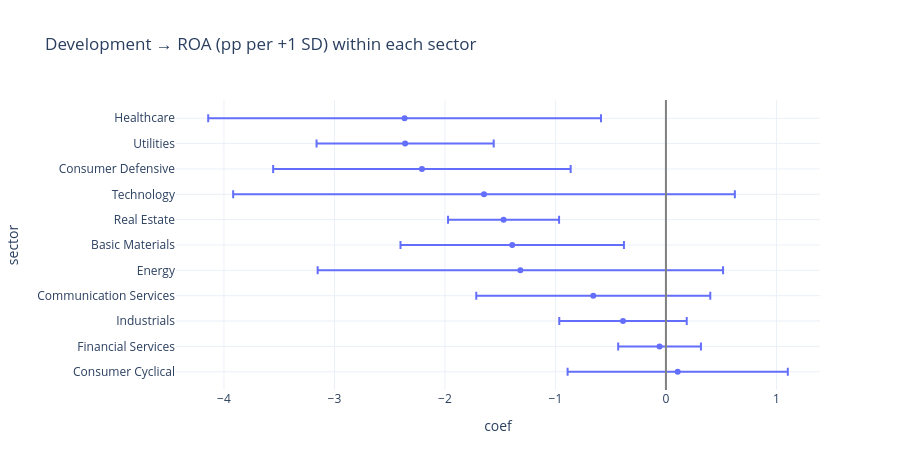

Notebook cell for this chart:
### Markdown cell above
## 3 · By sector
The development effect estimated within each sector (size and year controls, wild bootstrap 499 draws), corrected for multiple testing across sectors. Do the sectors with the highest margins show the strongest country effect?

### Code cell
rows = []
for sct, g in fy.groupby("sector"):
    if g.iso3.nunique() < 15 or len(g) < 200:
        continue
    r = wild_cluster("dev_z", g, outcome="roa_pp", controls="size_rank + C(fiscal_year)", B=499)
    rows.append({"sector": sct, "coef": r["coef"], "ci_low": r["ci_low"], "ci_high": r["ci_high"], "p (wild)": r["p_wild"], "countries": r["clusters"], "firm-years": r["n"], "median ROA": g.roa_pp.median()})
by_sec = pd.DataFrame(rows).set_index("sector").sort_values("coef"); by_sec["q (BH)"] = bh(by_sec["p (wild)"])
fig = px.scatter(by_sec.reset_index(), x="coef", y="sector", error_x=by_sec.ci_high - by_sec.coef, error_x_minus=by_sec.coef - by_sec.ci_low, title="Development → ROA (pp per +1 SD) within each sector")
fig.add_vline(x=0, line_color="grey"); fig.update_layout(height=470, yaxis_autorange="reversed"); fig.show()
rs, ps, ns = spearman(by_sec["median ROA"], by_sec.coef)
print(f"{len(by_sec)} sectors; negative in {int((by_sec.coef < 0).sum())}; q < 0.10 in {int((by_sec['q (BH)'] < 0.10).sum())}. Sector's typical ROA vs its country effect: ρ = {rs:+.2f} (n = {ns}).")
by_sec.round(3)

### Figure 1 — Plotly figure (JSON) as saved in the notebook; plotly's stock layout.template omitted (floating-point values rounded to 4 significant figures)
{"data": [{"error_x": {"array": [1.777, 0.8017, 1.346, 2.27, 0.5024, 1.011, 1.835, 1.059, 0.5767, 0.3744, 0.9964], "arrayminus": [1.777, 0.8017, 1.346, 2.27, 0.5024, 1.011, 1.835, 1.059, 0.5767, 0.3744, 0.9964]}, "hovertemplate": "coef=%{x}<br>sector=%{y}<extra></extra>", "legendgroup": "", "marker": {"color": "#636efa", "symbol": "circle"}, "mode": "markers", "name": "", "orientation": "h", "showlegend": false, "type": "scatter", "x": [-2.365, -2.36, -2.209, -1.647, -1.47, -1.391, -1.317, -0.6577, -0.3887, -0.05776, 0.1065], "xaxis": "x", "y": ["Healthcare", "Utilities", "Consumer Defensive", "Technology", "Real Estate", "Basic Materials", "Energy", "Communication Services", "Industrials", "Financial Services", "Consumer Cyclical"], "yaxis": "y"}], "layout": {"height": 470, "legend": {"tracegroupgap": 0}, "shapes": [{"line": {"color": "grey"}, "type": "line", "x0": 0, "x1": 0, "xref": "x", "y0": 0, "y1": 1, "yref": "y domain"}], "title": {"text": "Development → ROA (pp per +1 SD) within each sector"}, "xaxis": {"anchor": "y", "domain": [0.0, 1.0], "title": {"text": "coef"}}, "yaxis": {"anchor": "x", "autorange": "reversed", "domain": [0.0, 1.0], "title": {"text": "sector"}}}}
